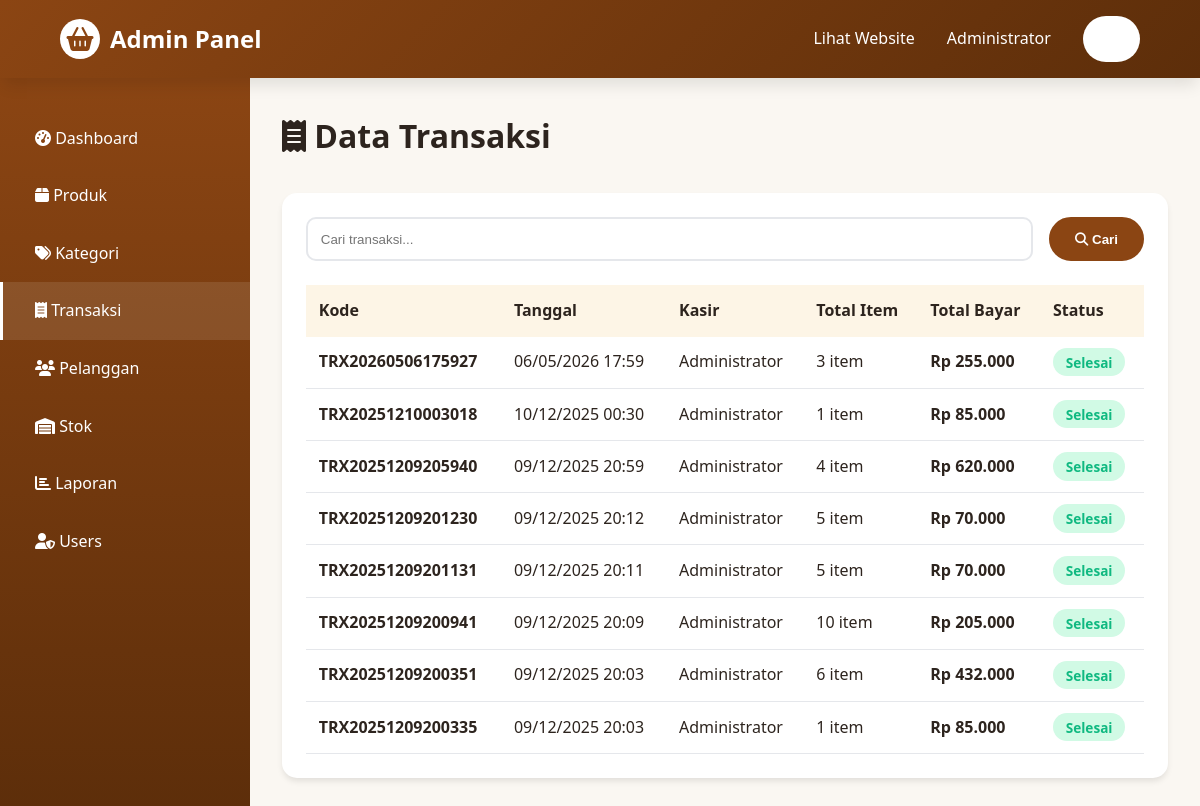
The app's page /admin/transactions.php (signed in) with its own data.
### tables this page shows
CREATE TABLE `transaksi_penjualan` (
  `id_transaksi` int(11) NOT NULL,
  `kode_transaksi` varchar(30) NOT NULL,
  `tanggal` date NOT NULL,
  `waktu` time NOT NULL,
  `id_pelanggan` int(11) DEFAULT NULL,
  `id_user` int(11) NOT NULL,
  `total_item` int(11) NOT NULL,
  `subtotal` decimal(15,2) NOT NULL,
  `diskon` decimal(15,2) DEFAULT 0.00,
  `pajak` decimal(15,2) DEFAULT 0.00,
  `total_bayar` decimal(15,2) NOT NULL,
  `tunai` decimal(15,2) NOT NULL,
  `kembalian` decimal(15,2) NOT NULL,
  `metode_bayar` enum('tunai','debit','kredit','transfer','qris') DEFAULT 'tunai',
  `status` enum('selesai','pending','batal') DEFAULT 'selesai',
  `keterangan` text DEFAULT NULL,
  `created_at` timestamp NOT NULL DEFAULT current_timestamp()
);

CREATE TABLE `users` (
  `id_user` int(11) NOT NULL,
  `username` varchar(50) NOT NULL,
  `password` varchar(255) NOT NULL,
  `nama_lengkap` varchar(100) NOT NULL,
  `level` enum('admin','kasir','staff','owner') NOT NULL,
  `no_hp` varchar(15) DEFAULT NULL,
  `email` varchar(100) DEFAULT NULL,
  `foto` varchar(255) DEFAULT NULL,
  `status` enum('aktif','nonaktif') DEFAULT 'aktif',
  `created_at` timestamp NOT NULL DEFAULT current_timestamp(),
  `updated_at` timestamp NOT NULL DEFAULT current_timestamp() ON UPDATE current_timestamp()
);

### config.php (called while the page is built, shortened)
<?php
function formatRupiah($angka) {
    return 'Rp ' . number_format($angka, 0, ',', '.');
}
?>

### admin/transactions.php (the view, shortened to what this page needs)
<?php
require_once '../config.php';
$search = isset($_GET['search']) ? mysqli_real_escape_string($conn, $_GET['search']) : '';
$query = "SELECT t.*, u.nama_lengkap
          FROM transaksi_penjualan t
          JOIN users u ON t.id_user = u.id_user
          WHERE 1=1";
$query .= " ORDER BY t.tanggal DESC, t.waktu DESC";
$result = mysqli_query($conn, $query);
?>
<!DOCTYPE html>
<html lang="id">
<head>
    <link rel="stylesheet" href="../assets/css/style.css">
    <link rel="stylesheet" href="https://cdnjs.cloudflare.com/ajax/libs/font-awesome/6.4.0/css/all.min.css">
</head>
<body>
<header>
    <nav class="navbar">
        <a href="dashboard.php" class="logo">
            <div class="logo-icon"><i class="fas fa-shopping-basket"></i></div><span>Admin Panel</span>
        </a>
        <ul class="nav-menu">
            <li><a href="../index.php">Lihat Website</a></li>
            <li><a href="#"><?=$_SESSION['nama_lengkap']?></a></li>
            <li><a href="../customer/logout.php" class="btn-primary">Logout</a></li>
        </ul>
    </nav>
</header>
<div class="admin-layout">
    <aside class="sidebar">
        <ul class="sidebar-menu">
            <li><a href="dashboard.php"><i class="fas fa-tachometer-alt"></i> Dashboard</a></li>
            <li><a href="products.php"><i class="fas fa-box"></i> Produk</a></li>
            <li><a href="categories.php"><i class="fas fa-tags"></i> Kategori</a></li>
            <li><a href="transactions.php" class="active"><i class="fas fa-receipt"></i> Transaksi</a></li>
            <li><a href="customers.php"><i class="fas fa-users"></i> Pelanggan</a></li>
            <li><a href="stock.php"><i class="fas fa-warehouse"></i> Stok</a></li>
            <li><a href="reports.php"><i class="fas fa-chart-bar"></i> Laporan</a></li>
            <li><a href="users.php"><i class="fas fa-user-shield"></i> Users</a></li>
        </ul>
    </aside>
    <main class="main-content">
        <h1 style="margin-bottom:2rem"><i class="fas fa-receipt"></i> Data Transaksi</h1>
        <div class="card">
            <form method="GET" style="margin-bottom:1.5rem;display:flex;gap:1rem">
                <input type="text" name="search" placeholder="Cari transaksi..."
                       value="<?=$search?>"
                       style="flex:1;padding:.8rem;border:2px solid #e5e7eb;border-radius:10px">
                <button type="submit" class="btn-secondary"><i class="fas fa-search"></i> Cari</button>
            </form>
            <div style="overflow-x:auto">
                <table>
                    <thead>
                    <tr>
                        <th>Kode</th><th>Tanggal</th><th>Kasir</th>
                        <th>Total Item</th><th>Total Bayar</th><th>Status</th>
                    </tr>
                    </thead>
                    <tbody>
                    <?php while($t = mysqli_fetch_assoc($result)): ?>
                        <tr>
                            <td><strong><?=$t['kode_transaksi']?></strong></td>
                            <td><?=date('d/m/Y H:i', strtotime($t['tanggal'].' '.$t['waktu']))?></td>
                            <td><?=$t['nama_lengkap']?></td>
                            <td><?=$t['total_item']?> item</td>
                            <td><strong><?=formatRupiah($t['total_bayar'])?></strong></td>
                            <td>
                                <span class="badge <?=$t['status']=='selesai'?'badge-success':'badge-warning'?>">
                                    <?=ucfirst($t['status'])?>
                                </span>
                            </td>
                        </tr>
                    <?php endwhile; ?>
                    </tbody>
                </table>
            </div>
        </div>
    </main>
</div>
</body>
</html>

### assets/css/style.css (style rules this page uses)
:root { --primary-brown: #8b4513; --dark-brown: #5d2e0a; --light-brown: #fdf5e6; --accent-green: #d2b48c; --text-dark: #2d241e; --text-gray: #786c64; --bg-light: #faf7f2; --white: #ffffff; --shadow: 0 4px 6px -1px rgba(0, 0, 0, 0.1); --shadow-lg: 0 10px 15px -3px rgba(10, 7, 7, 0.1); }
* { margin: 0; padding: 0; box-sizing: border-box; }
body { font-family: 'Segoe UI', Tahoma, Geneva, Verdana, sans-serif; color: var(--text-dark); background-color: var(--bg-light); line-height: 1.6; overflow-x: hidden; }
header { background: linear-gradient(135deg, var(--primary-brown), var(--dark-brown)); box-shadow: var(--shadow-lg); position: sticky; top: 0; z-index: 1000; animation: fadeIn 0.5s ease-out; }
.navbar { display: flex; justify-content: space-between; align-items: center; padding: 1rem 5%; max-width: 1400px; margin: 0 auto; }
.logo { display: flex; align-items: center; gap: 10px; color: var(--white); text-decoration: none; font-size: 1.5rem; font-weight: bold; transition: transform 0.3s ease; }
.logo-icon { width: 40px; height: 40px; background: var(--white); border-radius: 50%; display: flex; align-items: center; justify-content: center; color: var(--primary-brown); font-size: 1.5rem; }
.nav-menu { display: flex; list-style: none; gap: 2rem; align-items: center; }
.nav-menu a { color: var(--white); text-decoration: none; font-weight: 500; transition: all 0.3s ease; position: relative; padding: 0.5rem 0; }
.nav-menu a::after { content: ''; position: absolute; bottom: 0; left: 0; width: 0; height: 2px; background: var(--white); transition: width 0.3s ease; }
.btn-primary { background: var(--white); color: var(--primary-brown); padding: 0.6rem 1.5rem; border-radius: 25px; text-decoration: none; font-weight: 600; transition: all 0.3s ease; border: 2px solid transparent; display: inline-block; }
.btn-secondary { background: var(--primary-brown); color: var(--white); padding: 0.6rem 1.5rem; border-radius: 25px; text-decoration: none; font-weight: 600; transition: all 0.3s ease; border: 2px solid var(--primary-brown); display: inline-block; }

### admin/transactions.php (style rules this page uses)
.admin-layout { display:flex;min-height:calc(100vh - 70px) }
.sidebar { width:250px;background:linear-gradient(180deg,var(--primary-brown),var(--dark-brown));padding:2rem 0;color:var(--white) }
.sidebar-menu { list-style:none }
.sidebar-menu li a { display:block;padding:1rem 2rem;color:var(--white);text-decoration:none;border-left:3px solid transparent }
.sidebar-menu li a:hover,.sidebar-menu li a.active { background:rgba(255,255,255,.1);border-left-color:var(--white) }
.main-content { flex:1;padding:2rem;background:var(--bg-light) }
.card { background:var(--white);border-radius:15px;padding:1.5rem;box-shadow:var(--shadow) }
table { width:100%;border-collapse:collapse }
th { background:var(--light-brown);padding:.8rem;text-align:left;font-weight:600 }
td { padding:.8rem;border-bottom:1px solid #e5e7eb }
.badge { padding:.3rem .8rem;border-radius:15px;font-size:.85rem;font-weight:600 }
.badge-success { background:#d1fae5;color:#10b981 }

### records on screen
transaksi_penjualan: kode_transaksi "TRX20260506175927", tanggal+waktu "06/05/2026 17:59", id_user.nama_lengkap "Administrator", total_item "3", total_bayar "Rp 255.000", status "Selesai"
transaksi_penjualan: kode_transaksi "TRX20251210003018", tanggal+waktu "10/12/2025 00:30", id_user.nama_lengkap "Administrator", total_item "1", total_bayar "Rp 85.000", status "Selesai"
transaksi_penjualan: kode_transaksi "TRX20251209205940", tanggal+waktu "09/12/2025 20:59", id_user.nama_lengkap "Administrator", total_item "4", total_bayar "Rp 620.000", status "Selesai"
transaksi_penjualan: kode_transaksi "TRX20251209201230", tanggal+waktu "09/12/2025 20:12", id_user.nama_lengkap "Administrator", total_item "5", total_bayar "Rp 70.000", status "Selesai"
transaksi_penjualan: kode_transaksi "TRX20251209201131", tanggal+waktu "09/12/2025 20:11", id_user.nama_lengkap "Administrator", total_item "5", total_bayar "Rp 70.000", status "Selesai"
transaksi_penjualan: kode_transaksi "TRX20251209200941", tanggal+waktu "09/12/2025 20:09", id_user.nama_lengkap "Administrator", total_item "10", total_bayar "Rp 205.000", status "Selesai"
transaksi_penjualan: kode_transaksi "TRX20251209200351", tanggal+waktu "09/12/2025 20:03", id_user.nama_lengkap "Administrator", total_item "6", total_bayar "Rp 432.000", status "Selesai"
transaksi_penjualan: kode_transaksi "TRX20251209200335", tanggal+waktu "09/12/2025 20:03", id_user.nama_lengkap "Administrator", total_item "1", total_bayar "Rp 85.000", status "Selesai"

### other values on screen
$_SESSION['nama_lengkap'] "Administrator"
